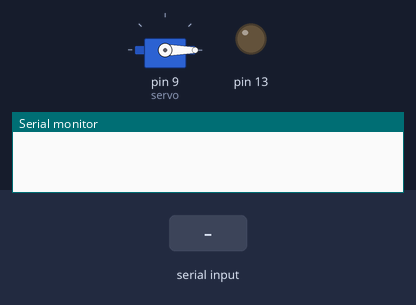
Simulated run of this sketch. Board: Arduino Uno, built with avr-gcc and run on an emulated ATmega328P. On the bench: servo, output pins drawn as LEDs (lit = HIGH), the last lines printed to the serial monitor. Inputs (shaded band) come from the test bench.

Above: at 1.2 s.
1.3 s: "a\n" received over the second serial link
At 1.76 s:
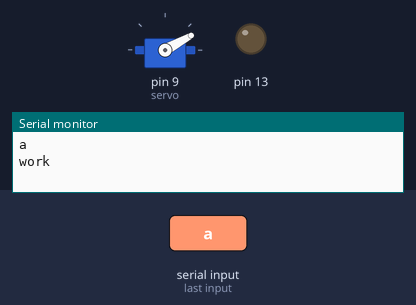
At 2.37 s:
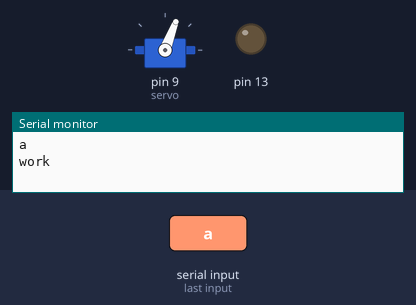
4.3 s: "1\n" received over the second serial link
At 4.46 s:
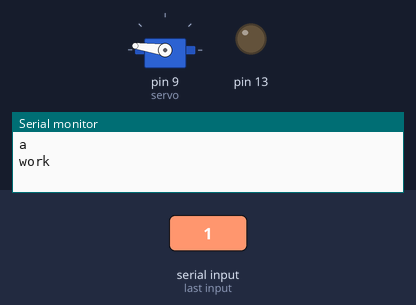
Timing chart, 0 to 8.5 s (numbered marks = the images above; inputs shaded):
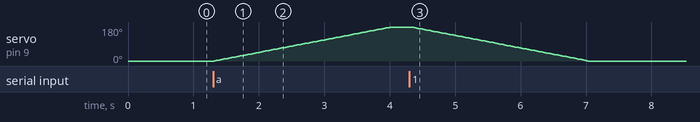

Measured:
- after the input at 1.3 s, servo on pin 9 (servo): moves from 0° to 179° over 2.7 s, starting at once

The sketch:

lbcontrol.ino
```cpp
//lbcontrol.ino

//COM6
#include <SoftwareSerial.h>
SoftwareSerial BTSerial(2,3);
#include <Servo.h>
Servo servo;
//light

void setup() {
  Serial.begin(9600);
  pinMode(13, OUTPUT);
  BTSerial.begin(9600);// set the data rate for the BT port
  servo.attach(9);
  servo.write(0);
}

void do_servo()
{
  int angle;
  for(angle=0;angle<180;angle++){
    servo.write(angle);
    delay(15);
  }
  delay(300);
  for(angle;angle>=0;angle--){
    servo.write(angle);
    delay(15);
  }
}

void loop() {
  if (BTSerial.available()) {
    String s = BTSerial.readStringUntil('\n');
    Serial.println(s);
    if(s=="a"){
      Serial.println("work");
      do_servo();
    }
  }
}
```
